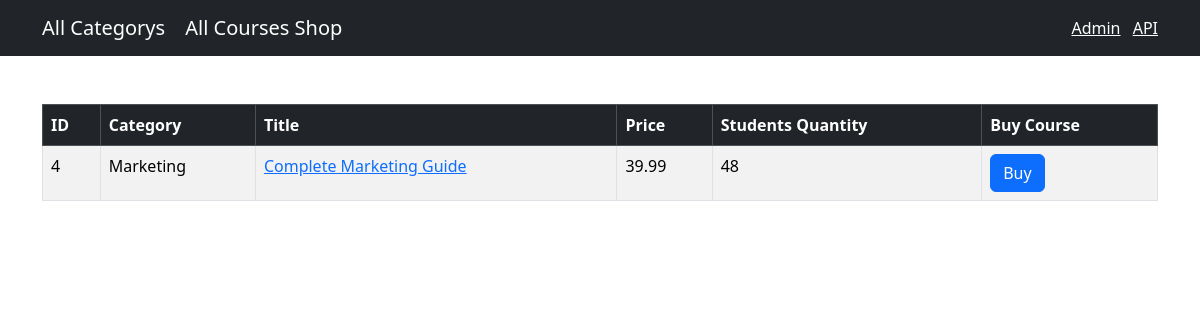
The page /shop/category_selected/id=2 on the database as committed earlier.
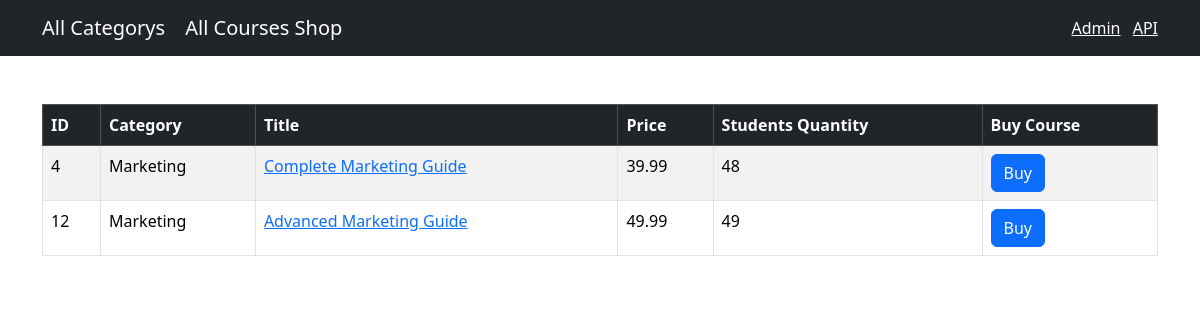
The same page on the database as committed later.
### shop/models.py (models this page shows, shortened)
class Course(models.Model):
    title = models.CharField(max_length=300)
    price = models.FloatField()
    students_qty = models.IntegerField()
    reviews_qty = models.IntegerField()
    category = models.ForeignKey(Category, on_delete=models.CASCADE)
    created_at = models.DateTimeField(default=timezone.now)

class Category(models.Model):
    title = models.CharField(max_length=255)
    created_at = models.DateTimeField(default=timezone.now)
    def __str__(self):
        return self.title  # adugam metoda magica ca sa vedem denumirea titlului in partea de admin

### shop/views.py (the view)
# urls.py: path('category_selected/id=<int:category_id>', views.category_selected, name='category_selected')
def category_selected(request, category_id):
    courses = Course.objects.filter(category_id=category_id)
    return render(request, 'shop/category_selected.html', {'courses': courses})

### templates/shop/category_selected.html (shortened to what this page needs)
{% extends 'base.html' %}
{% block content %}
<table class="table mt-5 table-bordered table-striped table-hover">
    <thead class="table-dark">
    <tr>
        <th>ID</th>
        <th>Category</th>
        <th>Title</th>
        <th>Price</th>
        <th>Students Quantity</th>
        <th>Buy Course</th>
    </tr>
    </thead>
    <tbody>
    {% for course in courses %}
    <tr>
        <td>{{course.id}}</td>
        <td>{{course.category}}</td>
        <td>
            <a href={% url "shop:course_selected" course.id %}>{{course.title}}</a>
        </td>
        <td>{{course.price}}</td>
        <td>{{course.students_qty}}</td>
        <td>
            <button class="btn btn-primary">Buy</button>
        </td>
    </tr>
    {% endfor %}
    </tbody>
</table>
{% endblock %}

Rows that differ between the two databases and show on the page:
added Course: id "12", category "Marketing", title "Advanced Marketing Guide", price "49.99", students_qty "49"
